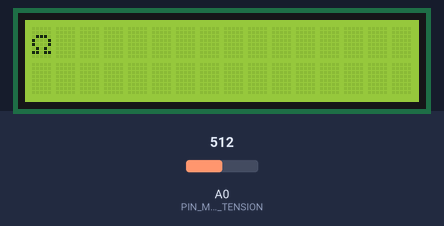
Simulated run of this sketch. Board: Arduino Uno, built with avr-gcc and run on an emulated ATmega328P. Shown: 16×2 character LCD. Inputs (shaded band) come from the test bench; at power-on: A0 (PIN_MESURE_TENSION) = 512.

Above: at 1.2 s.
1.3 s: A0 (PIN_MESURE_TENSION) set to 498
At 5.7 s:
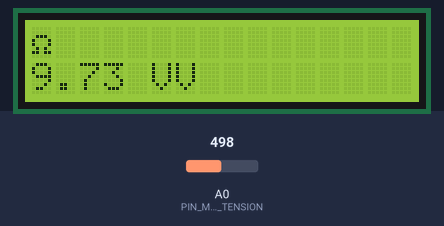
6.0 s: A0 (PIN_MESURE_TENSION) set to 511
At 10.1 s:
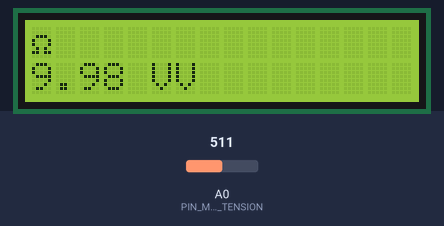
11.1 s: A0 (PIN_MESURE_TENSION) set to 306
At 15.8 s:
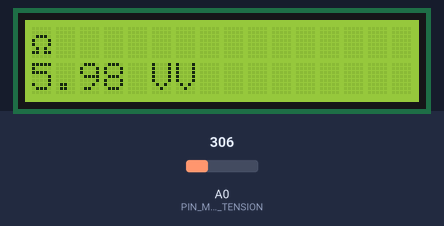
Timing chart, 0 to 17.3 s (numbered marks = the images above; inputs shaded):
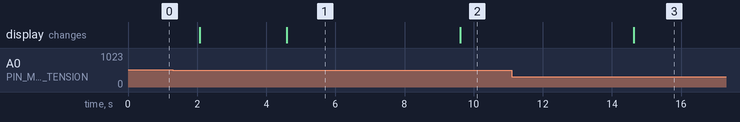

Measured:
- the behaviour switches between 512 and 511 on A0 (PIN_MESURE_TENSION) (found by bisection; images 0 and 1)
- after the input at 1.3 s, the display: first differs from a run without the input after 3.3 s (image 1)
- after the input at 6.0 s, the display: changes after 3.6 s (image 2)
- after the input at 11.1 s, the display: changes after 3.5 s (image 3)

The sketch:

v4_ecran_I2C.ino
```cpp
#include <LiquidCrystal_I2C.h>
#include <Wire.h>

#define PIN_MESURE_TENSION A0
#define R1 2000
#define R2 560

LiquidCrystal_I2C lcd(0x27,16,2);

/**
*Calcul de la tension d'entre a partir des resistances et Vout
*/
float calculVin(float tensionVOUT) {

  float tensionVIN;

  tensionVOUT = 5.0F / 1024.0F * tensionVOUT;
  tensionVIN = tensionVOUT * ((R1 + R2) / R2);

  return tensionVIN;
}

byte Omega[8] = {
  B00000,
  B00000,
  B01110,
  B10001,
  B10001,
  B01010,
  B11011,
};

void setup() {

  Serial.begin(9600);

  lcd.init();
  lcd.createChar(1, Omega);
  lcd.backlight();
}

void loop() {

  uint16_t mesureAnalogique = analogRead(PIN_MESURE_TENSION);

  /* Affichage HUD et tension */
  lcd.setCursor(0, 0);
  lcd.write((byte)1);
  delay(2000);
  lcd.setCursor(0, 1);
  lcd.print(calculVin(mesureAnalogique));
  lcd.print(" V");

  // print the tension value:
  delay(500);
}
```
